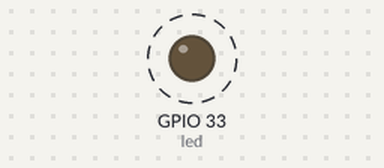
The sketch below on a simulated ESP32. Shown: output pins drawn as LEDs (lit = HIGH). Dashed ring = blinking.

Above: at 0.5 s.
Timing chart, 0 to 4.6 s (numbered marks = the images above):
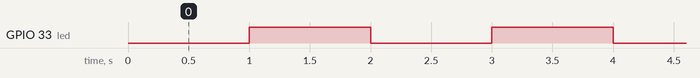

The sketch:

led_blink_millis.ino
```cpp
const int led = 33;
int led_state = LOW;
unsigned long previousmillis = 0; //last updated time of led state
const long interval = 1000;//interval at which led blink

void setup() {
  // put your setup code here, to run once:
  pinMode(led,OUTPUT);

}

void loop() {
  // put your main code here, to run repeatedly:
  unsigned long currentmillis = millis();
  if((currentmillis - previousmillis) >= interval)
  {
    previousmillis = currentmillis;

    if(led_state == LOW)
    {
      led_state = HIGH;
    }
    else
    {
      led_state = LOW;
    }

    digitalWrite(led,led_state);
  }

}
```

Measured:
- by itself, GPIO 33 (led): alternates HIGH for 1.0 s and LOW for 1.0 s
